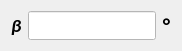
           <widget class="QWidget" name="layoutWidget">
            <property name="geometry">
             <rect>
              <x>40</x>
              <y>420</y>
              <width>182</width>
              <height>28</height>
             </rect>
            </property>
            <layout class="QHBoxLayout" name="horizontalLayout_17">
             <item>
              <widget class="QLabel" name="label_86">
               <property name="font">
                <font>
                 <family>Calibri</family>
                 <pointsize>12</pointsize>
                 <weight>75</weight>
                 <italic>true</italic>
                 <bold>true</bold>
                </font>
               </property>
               <property name="text">
                <string>&lt;html&gt;&lt;head/&gt;&lt;body&gt;&lt;p&gt;&lt;span style=&quot; font-size:14pt;&quot;&gt; β&lt;/span&gt;&lt;/p&gt;&lt;/body&gt;&lt;/html&gt;</string>
               </property>
              </widget>
             </item>
             <item>
              <widget class="QLineEdit" name="beta_3">
               <property name="font">
                <font>
                 <family>Calibri</family>
                 <pointsize>12</pointsize>
                 <weight>50</weight>
                 <italic>false</italic>
                 <bold>false</bold>
                </font>
               </property>
               <property name="styleSheet">
                <string notr="true">background-color: rgb(255, 255, 255);
font: 12pt &quot;Calibri&quot;;</string>
               </property>
              </widget>
             </item>
             <item>
              <widget class="QLabel" name="label_120">
               <property name="font">
                <font>
                 <family>Calibri</family>
                 <pointsize>12</pointsize>
                 <weight>75</weight>
                 <italic>true</italic>
                 <bold>true</bold>
                </font>
               </property>
               <property name="text">
                <string>&lt;html&gt;&lt;head/&gt;&lt;body&gt;&lt;p&gt;&lt;span style=&quot; font-size:16pt;&quot;&gt;°&lt;/span&gt;&lt;/p&gt;&lt;/body&gt;&lt;/html&gt;</string>
               </property>
              </widget>
             </item>
            </layout>
           </widget>
